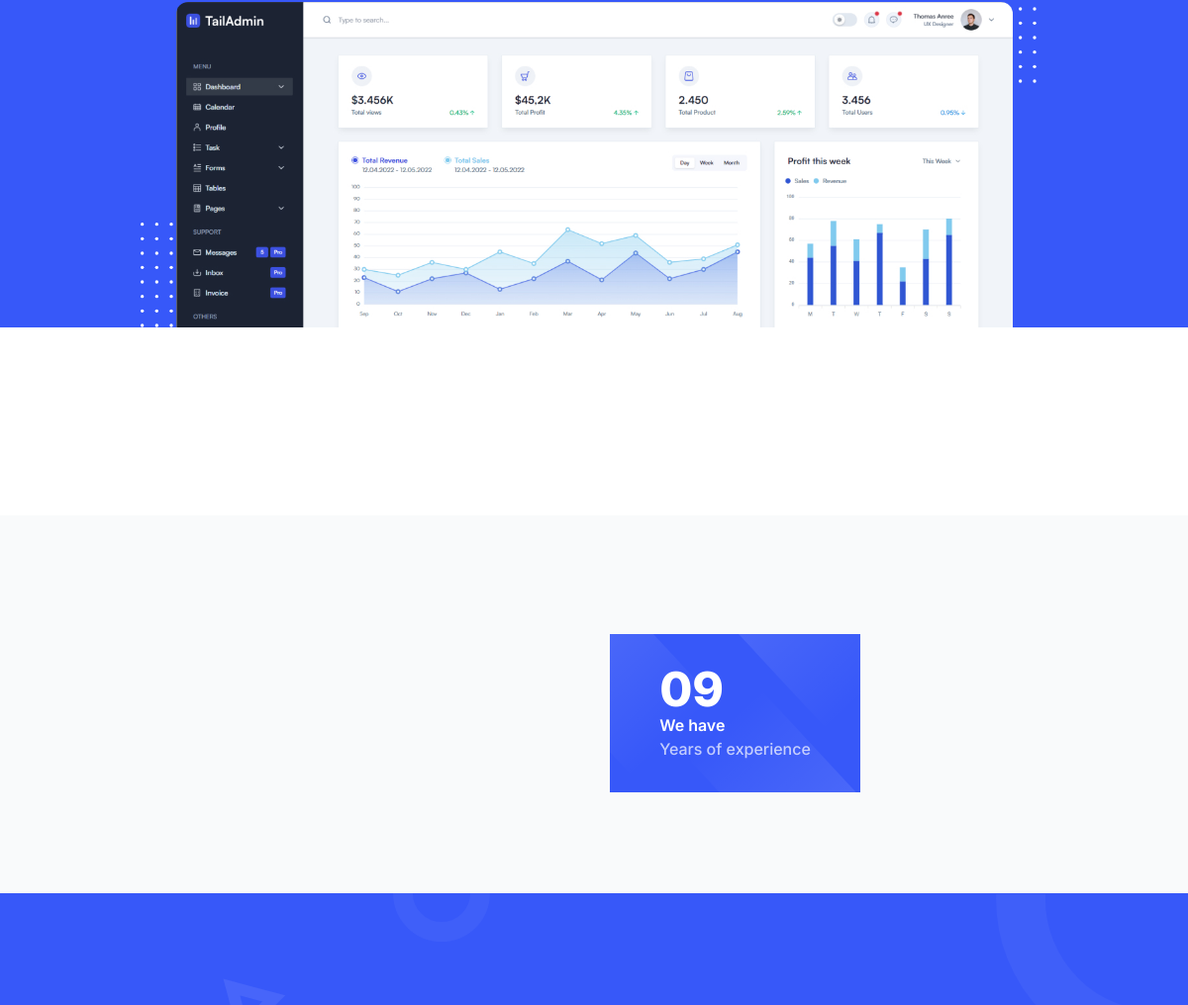
The app's page / (middle part), older data.
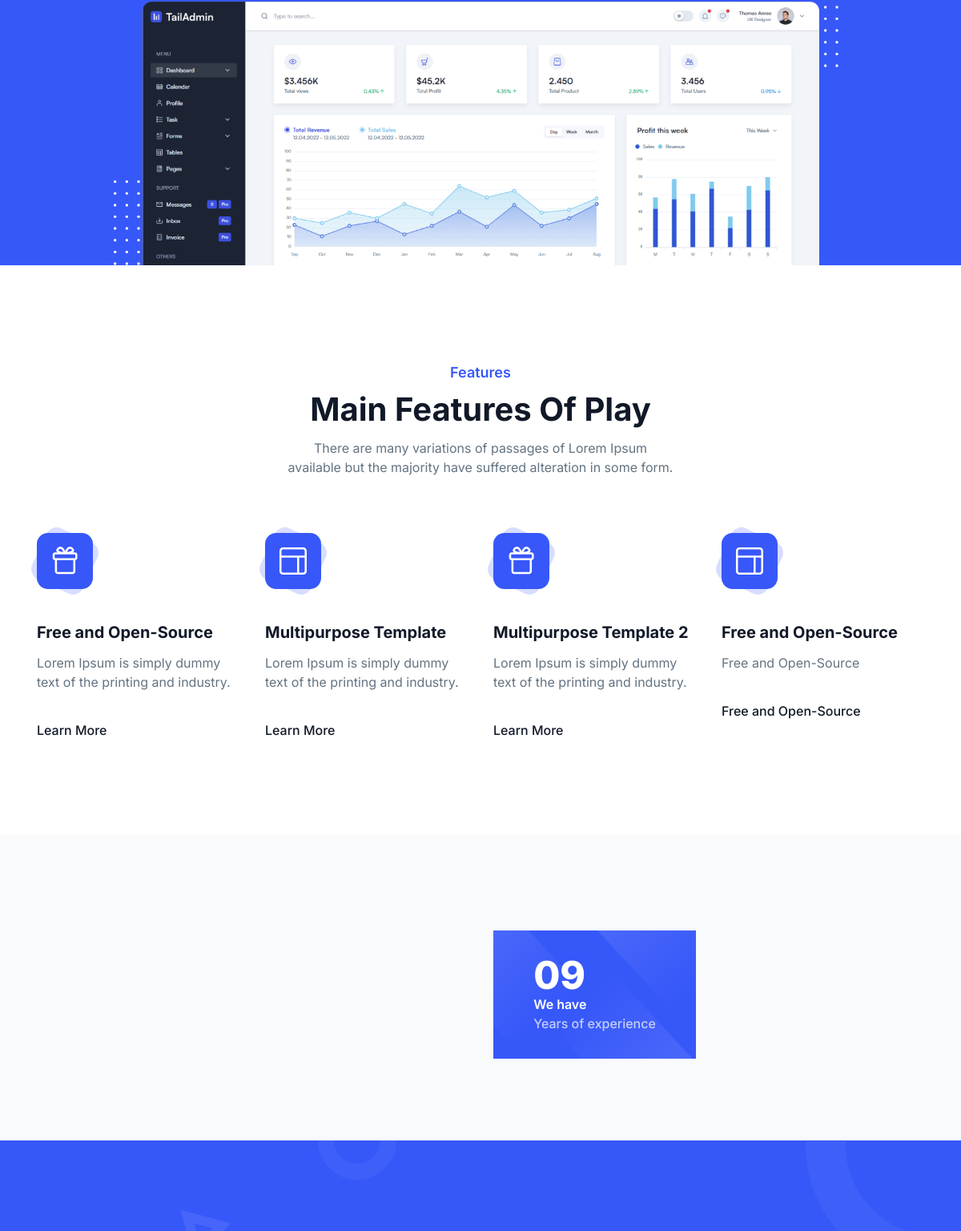
The same page, newer data.
### hero_section/models.py (models this page shows, shortened)
class AutoCreateUpdate(models.Model):
    created_at = models.DateTimeField(auto_now=True)
    updated_at = models.DateTimeField(auto_now=True)

class HeroContant(AutoCreateUpdate, models.Model):
    title = models.CharField(null= True,blank=True,max_length=255)
    description = models.TextField(null=True,blank=True)
    image = models.ImageField(upload_to='hero_section/images',help_text="Image must be 845(W) × 329(H) px" ,default="")
    class Meta:
        verbose_name = 'Hero Contant'
        verbose_name_plural = 'Hero Contants'

### feature/models.py (models this page shows, shortened)
class Feature(AutoCreateUpdate,models.Model):
    name = models.CharField(null=True,blank=True,max_length=255,help_text="Name of service like: Feature")
    title = models.CharField(null=True,blank=True,max_length=255)
    description = models.TextField(null=True,blank=True)
    class Meta:
        verbose_name = 'Feature'
        verbose_name_plural = 'Features'

class FeatureItem(AutoCreateUpdate,models.Model):
    features = models.ForeignKey(Feature,on_delete=models.CASCADE)
    name = models.CharField(max_length=255,null=True,blank=True)
    title = models.CharField(max_length=255,null=True,blank=True)
    description = models.TextField(null=True,blank=True)
    link = models.TextField(null=True,blank=True)
    link_title = models.CharField(max_length=255,null=True,blank=True)
    svg_image = models.TextField(null=True,blank=True)
    def __str__(self):
        return str(self.title)
    class Meta:
        verbose_name = 'Feature item'
        verbose_name_plural = 'Feature items'

### home/views.py (the view)
# urls.py: path('', homeHeroSection,name='home'),
def homeHeroSection(request):
    buttons = HeroButton.objects.all()
    contants = HeroContant.objects.all()
    tech_uses = TechnologyUses.objects.all()
    tech_images = TechnologySvg.objects.all()
    features= Feature.objects.prefetch_related('featureitem_set').all()
    abouts = About.objects.prefetch_related('aboutbutton_set','aboutimage_set','experience_set').all()
    context = {
        "buttons":buttons,
        "contants":contants,
        "tech_uses":tech_uses,
        "tech_images":tech_images,
        "features":features,
        "abouts": abouts,
    }
    return render(request,'home/index.html',context)

### home/templates/home/index.html (shortened to what this page needs)
{% extends "home/base.html" %}
{% block contant %}
    {% include "hero_section/hero_section.html" %}
    {% include "feature/feature.html" %}
    {% include "about/about.html" %}
    {% include "cta/cta.html" %}
{% endblock contant %}

### hero_section/templates/hero_section/hero_section.html (shortened to what this page needs)
{% load static %}
<div
id="home"
class="relative overflow-hidden bg-primary pt-[120px] md:pt-[130px] lg:pt-[160px]"
>
<div class="container">
  <div class="-mx-4 flex flex-wrap items-center">
    <div class="w-full px-4">
      <div
        class="wow fadeInUp relative z-10 mx-auto max-w-[845px]"
        data-wow-delay=".25s"
      >
        <div class="mt-16">
          {% for cont in contants %}
          <img
            src="{{ cont.image.url }}"
            alt="hero"
            class="mx-auto max-w-full rounded-t-xl rounded-tr-xl"
          />
          {% endfor %}
        </div>
        <div class="absolute -left-9 bottom-0 z-[-1]">
        </div>
        <div class="absolute -right-6 -top-6 z-[-1]">
        </div>
      </div>
    </div>
  </div>
</div>
</div>

### feature/templates/feature/feature.html
<section class="pb-8 pt-20 dark:bg-dark lg:pb-[70px] lg:pt-[120px]">
    <div class="container">
      {% for feature in features %}
      <div class="-mx-4 flex flex-wrap">
        <div class="w-full px-4">
          <div class="mx-auto mb-12 max-w-[485px] text-center lg:mb-[70px]">
            <span class="mb-2 block text-lg font-semibold text-primary">
              {{ feature.name }}
            </span>
            <h2
              class="mb-3 text-3xl font-bold text-dark dark:text-white sm:text-4xl md:text-[40px] md:leading-[1.2]"
            >
              {{ feature.title}}
            </h2>
            <p class="text-base text-body-color dark:text-dark-6">
              {{ feature.description}}
            </p>
          </div>
        </div>
      </div>
      <div class="-mx-4 flex flex-wrap">
      {% for item in feature.featureitem_set.all %}
        <div class="w-full px-4 md:w-1/2 lg:w-1/4">
          <div class="wow fadeInUp group mb-12" data-wow-delay=".1s">
            <div
              class="relative z-10 mb-10 flex h-[70px] w-[70px] items-center justify-center rounded-[14px] bg-primary"
            >
              <span
                class="absolute left-0 top-0 -z-[1] mb-8 flex h-[70px] w-[70px] rotate-[25deg] items-center justify-center rounded-[14px] bg-primary bg-opacity-20 duration-300 group-hover:rotate-45"
              ></span>
                {{ item.svg_image|safe }}
            </div>
            <h4 class="mb-3 text-xl font-bold text-dark dark:text-white">
              {{item}}
            </h4>
            <p class="mb-8 text-body-color dark:text-dark-6 lg:mb-9">
              {{item.description}}
            </p>
            <a
              href="{{item.link}}"
              class="text-base font-medium text-dark hover:text-primary dark:text-white dark:hover:text-primary"
            >
              {{item.link_title}}
            </a>
          </div>
        </div>
        {% endfor %}
        {% endfor %}
      </div>
    </div>
  </section>

Row changes from the older to the newer data that the page shows:
added Feature: name "Features", title "Main Features Of Play", description "There are many variations of passages of Lorem Ipsum available but the majority have suffered alteration in some form."
added FeatureItem: title "Free and Open-Source", description "Lorem Ipsum is simply dummy text of the printing and industry.", link_title "Learn More"
added FeatureItem: title "Multipurpose Template", description "Lorem Ipsum is simply dummy text of the printing and industry.", link_title "Learn More"
added FeatureItem: title "Multipurpose Template 2", description "Lorem Ipsum is simply dummy text of the printing and industry.", link_title "Learn More"
added FeatureItem: title "Free and Open-Source", description "Free and Open-Source", link_title "Free and Open-Source"
